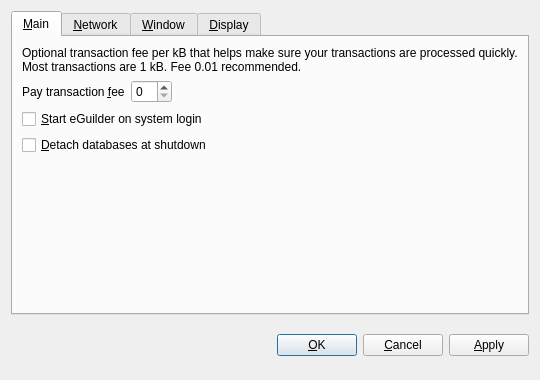
<?xml version="1.0" encoding="UTF-8"?>
<ui version="4.0">
 <class>OptionsDialog</class>
 <widget class="QDialog" name="OptionsDialog">
  <property name="geometry">
   <rect>
    <x>0</x>
    <y>0</y>
    <width>540</width>
    <height>380</height>
   </rect>
  </property>
  <property name="windowTitle">
   <string>Options</string>
  </property>
  <property name="modal">
   <bool>true</bool>
  </property>
  <layout class="QVBoxLayout" name="verticalLayout">
   <item>
    <widget class="QTabWidget" name="tabWidget">
     <property name="tabPosition">
      <enum>QTabWidget::North</enum>
     </property>
     <property name="currentIndex">
      <number>0</number>
     </property>
     <widget class="QWidget" name="tabMain">
      <attribute name="title">
       <string>&amp;Main</string>
      </attribute>
      <layout class="QVBoxLayout" name="verticalLayout_Main">
       <item>
        <widget class="QLabel" name="transactionFeeInfoLabel">
         <property name="text">
          <string>Optional transaction fee per kB that helps make sure your transactions are processed quickly. Most transactions are 1 kB. Fee 0.01 recommended.</string>
         </property>
         <property name="textFormat">
          <enum>Qt::PlainText</enum>
         </property>
         <property name="wordWrap">
          <bool>true</bool>
         </property>
        </widget>
       </item>
       <item>
        <layout class="QHBoxLayout" name="horizontalLayout_Main">
         <item>
          <widget class="QLabel" name="transactionFeeLabel">
           <property name="text">
            <string>Pay transaction &amp;fee</string>
           </property>
           <property name="textFormat">
            <enum>Qt::PlainText</enum>
           </property>
           <property name="buddy">
            <cstring>transactionFee</cstring>
           </property>
          </widget>
         </item>
         <item>
          <widget class="BitcoinAmountField" name="transactionFee"/>
         </item>
         <item>
          <spacer name="horizontalSpacer_Main">
           <property name="orientation">
            <enum>Qt::Horizontal</enum>
           </property>
           <property name="sizeHint" stdset="0">
            <size>
             <width>40</width>
             <height>20</height>
            </size>
           </property>
          </spacer>
         </item>
        </layout>
       </item>
       <item>
        <widget class="QCheckBox" name="bitcoinAtStartup">
         <property name="toolTip">
          <string>Automatically start eGuilder after logging in to the system.</string>
         </property>
         <property name="text">
          <string>&amp;Start eGuilder on system login</string>
         </property>
        </widget>
       </item>
       <item>
        <widget class="QCheckBox" name="detachDatabases">
         <property name="toolTip">
          <string>Detach block and address databases at shutdown. This means they can be moved to another data directory, but it slows down shutdown. The wallet is always detached.</string>
         </property>
         <property name="text">
          <string>&amp;Detach databases at shutdown</string>
         </property>
        </widget>
       </item>
       <item>
        <spacer name="verticalSpacer_Main">
         <property name="orientation">
          <enum>Qt::Vertical</enum>
         </property>
         <property name="sizeHint" stdset="0">
          <size>
           <width>20</width>
           <height>40</height>
          </size>
         </property>
        </spacer>
       </item>
      </layout>
     </widget>
     <widget class="QWidget" name="tabNetwork">
      <attribute name="title">
       <string>&amp;Network</string>
      </attribute>
      <layout class="QVBoxLayout" name="verticalLayout_Network">
       <item>
        <widget class="QCheckBox" name="mapPortUpnp">
         <property name="toolTip">
          <string>Automatically open the eGuilder client port on the router. This only works when your router supports UPnP and it is enabled.</string>
         </property>
         <property name="text">
          <string>Map port using &amp;UPnP</string>
         </property>
        </widget>
       </item>
       <item>
        <widget class="QCheckBox" name="connectSocks">
         <property name="toolTip">
          <string>Connect to the eGuilder network through a SOCKS proxy (e.g. when connecting through Tor).</string>
         </property>
         <property name="text">
          <string>&amp;Connect through SOCKS proxy:</string>
         </property>
        </widget>
       </item>
       <item>
        <layout class="QHBoxLayout" name="horizontalLayout_Network">
         <item>
          <widget class="QLabel" name="proxyIpLabel">
           <property name="text">
            <string>Proxy &amp;IP:</string>
           </property>
           <property name="textFormat">
            <enum>Qt::PlainText</enum>
           </property>
           <property name="buddy">
            <cstring>proxyIp</cstring>
           </property>
          </widget>
         </item>
         <item>
          <widget class="QValidatedLineEdit" name="proxyIp">
           <property name="maximumSize">
            <size>
             <width>140</width>
             <height>16777215</height>
            </size>
           </property>
           <property name="toolTip">
            <string>IP address of the proxy (e.g. 127.0.0.1)</string>
           </property>
          </widget>
         </item>
         <item>
          <widget class="QLabel" name="proxyPortLabel">
           <property name="text">
            <string>&amp;Port:</string>
           </property>
           <property name="textFormat">
            <enum>Qt::PlainText</enum>
           </property>
           <property name="buddy">
            <cstring>proxyPort</cstring>
           </property>
          </widget>
         </item>
         <item>
          <widget class="QLineEdit" name="proxyPort">
           <property name="maximumSize">
            <size>
             <width>55</width>
             <height>16777215</height>
            </size>
           </property>
           <property name="toolTip">
            <string>Port of the proxy (e.g. 9050)</string>
           </property>
          </widget>
         </item>
         <item>
          <widget class="QLabel" name="socksVersionLabel">
           <property name="text">
            <string>SOCKS &amp;Version:</string>
           </property>
           <property name="textFormat">
            <enum>Qt::PlainText</enum>
           </property>
           <property name="buddy">
            <cstring>socksVersion</cstring>
           </property>
          </widget>
         </item>
         <item>
          <widget class="QValueComboBox" name="socksVersion">
           <property name="toolTip">
            <string>SOCKS version of the proxy (e.g. 5)</string>
           </property>
          </widget>
         </item>
         <item>
          <spacer name="horizontalSpacer_Network">
           <property name="orientation">
            <enum>Qt::Horizontal</enum>
           </property>
           <property name="sizeHint" stdset="0">
            <size>
             <width>40</width>
             <height>20</height>
            </size>
           </property>
          </spacer>
         </item>
        </layout>
       </item>
       <item>
        <spacer name="verticalSpacer_Network">
         <property name="orientation">
          <enum>Qt::Vertical</enum>
         </property>
         <property name="sizeHint" stdset="0">
          <size>
           <width>20</width>
           <height>40</height>
          </size>
         </property>
        </spacer>
       </item>
      </layout>
     </widget>
     <widget class="QWidget" name="tabWindow">
      <attribute name="title">
       <string>&amp;Window</string>
      </attribute>
      <layout class="QVBoxLayout" name="verticalLayout_Window">
       <item>
        <widget class="QCheckBox" name="minimizeToTray">
         <property name="toolTip">
          <string>Show only a tray icon after minimizing the window.</string>
         </property>
         <property name="text">
          <string>&amp;Minimize to the tray instead of the taskbar</string>
         </property>
        </widget>
       </item>
       <item>
        <widget class="QCheckBox" name="minimizeOnClose">
         <property name="toolTip">
          <string>Minimize instead of exit the application when the window is closed. When this option is enabled, the application will be closed only after selecting Quit in the menu.</string>
         </property>
         <property name="text">
          <string>M&amp;inimize on close</string>
         </property>
        </widget>
       </item>
       <item>
        <spacer name="verticalSpacer_Window">
         <property name="orientation">
          <enum>Qt::Vertical</enum>
         </property>
         <property name="sizeHint" stdset="0">
          <size>
           <width>20</width>
           <height>40</height>
          </size>
         </property>
        </spacer>
       </item>
      </layout>
     </widget>
     <widget class="QWidget" name="tabDisplay">
      <attribute name="title">
       <string>&amp;Display</string>
      </attribute>
      <layout class="QVBoxLayout" name="verticalLayout_Display">
       <item>
        <layout class="QHBoxLayout" name="horizontalLayout_1_Display">
         <item>
          <widget class="QLabel" name="langLabel">
           <property name="text">
            <string>User Interface &amp;language:</string>
           </property>
           <property name="textFormat">
            <enum>Qt::PlainText</enum>
           </property>
           <property name="buddy">
            <cstring>lang</cstring>
           </property>
          </widget>
         </item>
         <item>
          <widget class="QValueComboBox" name="lang">
           <property name="toolTip">
            <string>The user interface language can be set here. This setting will take effect after restarting eGuilder.</string>
           </property>
          </widget>
         </item>
        </layout>
       </item>
       <item>
        <layout class="QHBoxLayout" name="horizontalLayout_2_Display">
         <item>
          <widget class="QLabel" name="unitLabel">
           <property name="text">
            <string>&amp;Unit to show amounts in:</string>
           </property>
           <property name="textFormat">
            <enum>Qt::PlainText</enum>
           </property>
           <property name="buddy">
            <cstring>unit</cstring>
           </property>
          </widget>
         </item>
         <item>
          <widget class="QValueComboBox" name="unit">
           <property name="toolTip">
            <string>Choose the default subdivision unit to show in the interface and when sending coins.</string>
           </property>
          </widget>
         </item>
        </layout>
       </item>
       <item>
        <widget class="QCheckBox" name="displayAddresses">
         <property name="toolTip">
          <string>Whether to show eGuilder addresses in the transaction list or not.</string>
         </property>
         <property name="text">
          <string>&amp;Display addresses in transaction list</string>
         </property>
        </widget>
       </item>
       <item>
        <widget class="QCheckBox" name="coinControlFeatures">
         <property name="toolTip">
          <string>Whether to show coin control features or not.</string>
         </property>
         <property name="text">
          <string>Display coin &amp;control features (experts only!)</string>
         </property>
        </widget>
       </item>
       <item>
        <spacer name="verticalSpacer_Display">
         <property name="orientation">
          <enum>Qt::Vertical</enum>
         </property>
         <property name="sizeHint" stdset="0">
          <size>
           <width>20</width>
           <height>40</height>
          </size>
         </property>
        </spacer>
       </item>
      </layout>
     </widget>
    </widget>
   </item>
   <item>
    <layout class="QHBoxLayout" name="horizontalLayout_Buttons">
     <item>
      <spacer name="horizontalSpacer_1">
       <property name="orientation">
        <enum>Qt::Horizontal</enum>
       </property>
       <property name="sizeHint" stdset="0">
        <size>
         <width>40</width>
         <height>48</height>
        </size>
       </property>
      </spacer>
     </item>
     <item>
      <widget class="QLabel" name="statusLabel">
       <property name="font">
        <font>
         <weight>75</weight>
         <bold>true</bold>
        </font>
       </property>
       <property name="text">
        <string/>
       </property>
       <property name="textFormat">
        <enum>Qt::PlainText</enum>
       </property>
       <property name="wordWrap">
        <bool>true</bool>
       </property>
      </widget>
     </item>
     <item>
      <spacer name="horizontalSpacer_2">
       <property name="orientation">
        <enum>Qt::Horizontal</enum>
       </property>
       <property name="sizeHint" stdset="0">
        <size>
         <width>40</width>
         <height>48</height>
        </size>
       </property>
      </spacer>
     </item>
     <item>
      <widget class="QPushButton" name="okButton">
       <property name="text">
        <string>&amp;OK</string>
       </property>
      </widget>
     </item>
     <item>
      <widget class="QPushButton" name="cancelButton">
       <property name="text">
        <string>&amp;Cancel</string>
       </property>
       <property name="autoDefault">
        <bool>false</bool>
       </property>
      </widget>
     </item>
     <item>
      <widget class="QPushButton" name="applyButton">
       <property name="text">
        <string>&amp;Apply</string>
       </property>
       <property name="autoDefault">
        <bool>false</bool>
       </property>
      </widget>
     </item>
    </layout>
   </item>
  </layout>
 </widget>
 <customwidgets>
  <customwidget>
   <class>BitcoinAmountField</class>
   <extends>QSpinBox</extends>
   <header>bitcoinamountfield.h</header>
  </customwidget>
  <customwidget>
   <class>QValueComboBox</class>
   <extends>QComboBox</extends>
   <header>qvaluecombobox.h</header>
  </customwidget>
  <customwidget>
   <class>QValidatedLineEdit</class>
   <extends>QLineEdit</extends>
   <header>qvalidatedlineedit.h</header>
  </customwidget>
 </customwidgets>
 <resources/>
 <connections/>
</ui>
